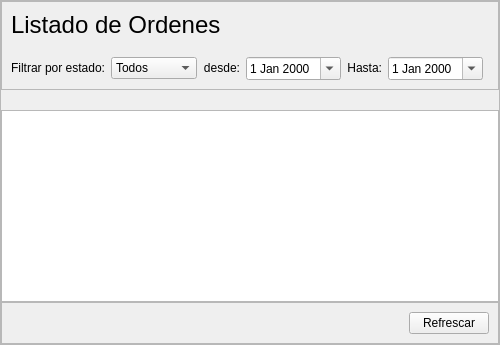
          <widget class="QWidget" name="pageComLis">
           <layout class="QVBoxLayout" name="verticalLayout_51">
            <property name="spacing">
             <number>0</number>
            </property>
            <property name="leftMargin">
             <number>0</number>
            </property>
            <property name="topMargin">
             <number>0</number>
            </property>
            <property name="rightMargin">
             <number>0</number>
            </property>
            <property name="bottomMargin">
             <number>0</number>
            </property>
            <item>
             <widget class="QFrame" name="frame_99">
              <property name="sizePolicy">
               <sizepolicy hsizetype="Preferred" vsizetype="Preferred">
                <horstretch>0</horstretch>
                <verstretch>32</verstretch>
               </sizepolicy>
              </property>
              <property name="frameShape">
               <enum>QFrame::Shape::StyledPanel</enum>
              </property>
              <property name="frameShadow">
               <enum>QFrame::Shadow::Raised</enum>
              </property>
              <layout class="QGridLayout" name="gridLayout_30">
               <property name="leftMargin">
                <number>0</number>
               </property>
               <property name="topMargin">
                <number>0</number>
               </property>
               <property name="rightMargin">
                <number>0</number>
               </property>
               <property name="bottomMargin">
                <number>0</number>
               </property>
               <property name="spacing">
                <number>0</number>
               </property>
               <item row="4" column="0">
                <widget class="QFrame" name="frame_108">
                 <property name="sizePolicy">
                  <sizepolicy hsizetype="Preferred" vsizetype="Preferred">
                   <horstretch>0</horstretch>
                   <verstretch>1</verstretch>
                  </sizepolicy>
                 </property>
                 <property name="frameShape">
                  <enum>QFrame::Shape::StyledPanel</enum>
                 </property>
                 <property name="frameShadow">
                  <enum>QFrame::Shadow::Raised</enum>
                 </property>
                 <layout class="QHBoxLayout" name="horizontalLayout_28">
                  <item>
                   <spacer name="horizontalSpacer_22">
                    <property name="orientation">
                     <enum>Qt::Orientation::Horizontal</enum>
                    </property>
                    <property name="sizeHint" stdset="0">
                     <size>
                      <width>40</width>
                      <height>20</height>
                     </size>
                    </property>
                   </spacer>
                  </item>
                  <item>
                   <widget class="QPushButton" name="refrescarComLisBtn">
                    <property name="toolTip">
                     <string>Recargar tabla</string>
                    </property>
                    <property name="text">
                     <string>Refrescar</string>
                    </property>
                    <property name="shortcut">
                     <string>F5</string>
                    </property>
                   </widget>
                  </item>
                 </layout>
                </widget>
               </item>
               <item row="3" column="0">
                <widget class="QTableView" name="ordenesComLisTable">
                 <property name="sizePolicy">
                  <sizepolicy hsizetype="Expanding" vsizetype="Expanding">
                   <horstretch>0</horstretch>
                   <verstretch>10</verstretch>
                  </sizepolicy>
                 </property>
                 <property name="editTriggers">
                  <set>QAbstractItemView::EditTrigger::NoEditTriggers</set>
                 </property>
                 <property name="alternatingRowColors">
                  <bool>true</bool>
                 </property>
                 <property name="selectionMode">
                  <enum>QAbstractItemView::SelectionMode::SingleSelection</enum>
                 </property>
                 <property name="selectionBehavior">
                  <enum>QAbstractItemView::SelectionBehavior::SelectRows</enum>
                 </property>
                 <property name="sortingEnabled">
                  <bool>true</bool>
                 </property>
                </widget>
               </item>
               <item row="2" column="0">
                <spacer name="horizontalSpacer_21">
                 <property name="orientation">
                  <enum>Qt::Orientation::Horizontal</enum>
                 </property>
                 <property name="sizeHint" stdset="0">
                  <size>
                   <width>40</width>
                   <height>20</height>
                  </size>
                 </property>
                </spacer>
               </item>
               <item row="1" column="0">
                <widget class="QFrame" name="frame_109">
                 <property name="sizePolicy">
                  <sizepolicy hsizetype="Preferred" vsizetype="Preferred">
                   <horstretch>0</horstretch>
                   <verstretch>2</verstretch>
                  </sizepolicy>
                 </property>
                 <property name="frameShape">
                  <enum>QFrame::Shape::StyledPanel</enum>
                 </property>
                 <property name="frameShadow">
                  <enum>QFrame::Shadow::Raised</enum>
                 </property>
                 <layout class="QGridLayout" name="gridLayout_44">
                  <property name="leftMargin">
                   <number>0</number>
                  </property>
                  <property name="topMargin">
                   <number>0</number>
                  </property>
                  <property name="rightMargin">
                   <number>0</number>
                  </property>
                  <property name="bottomMargin">
                   <number>0</number>
                  </property>
                  <property name="spacing">
                   <number>0</number>
                  </property>
                  <item row="0" column="0">
                   <widget class="QFrame" name="frame_163">
                    <property name="sizePolicy">
                     <sizepolicy hsizetype="Preferred" vsizetype="Preferred">
                      <horstretch>0</horstretch>
                      <verstretch>2</verstretch>
                     </sizepolicy>
                    </property>
                    <property name="frameShape">
                     <enum>QFrame::Shape::NoFrame</enum>
                    </property>
                    <property name="frameShadow">
                     <enum>QFrame::Shadow::Raised</enum>
                    </property>
                    <layout class="QVBoxLayout" name="verticalLayout_78">
                     <item>
                      <widget class="QLabel" name="label_75">
                       <property name="sizePolicy">
                        <sizepolicy hsizetype="Preferred" vsizetype="Preferred">
                         <horstretch>0</horstretch>
                         <verstretch>1</verstretch>
                        </sizepolicy>
                       </property>
                       <property name="font">
                        <font>
                         <pointsize>18</pointsize>
                        </font>
                       </property>
                       <property name="text">
                        <string>Listado de Ordenes</string>
                       </property>
                      </widget>
                     </item>
                    </layout>
                   </widget>
                  </item>
                  <item row="1" column="0">
                   <widget class="QFrame" name="frame_162">
                    <property name="sizePolicy">
                     <sizepolicy hsizetype="Preferred" vsizetype="Preferred">
                      <horstretch>0</horstretch>
                      <verstretch>1</verstretch>
                     </sizepolicy>
                    </property>
                    <property name="frameShape">
                     <enum>QFrame::Shape::NoFrame</enum>
                    </property>
                    <property name="frameShadow">
                     <enum>QFrame::Shadow::Raised</enum>
                    </property>
                    <layout class="QHBoxLayout" name="horizontalLayout_35">
                     <item>
                      <widget class="QLabel" name="label_74">
                       <property name="sizePolicy">
                        <sizepolicy hsizetype="Preferred" vsizetype="Preferred">
                         <horstretch>2</horstretch>
                         <verstretch>1</verstretch>
                        </sizepolicy>
                       </property>
                       <property name="text">
                        <string>&lt;html&gt;&lt;head/&gt;&lt;body&gt;&lt;p align=&quot;right&quot;&gt;Filtrar por estado:&lt;/p&gt;&lt;/body&gt;&lt;/html&gt;</string>
                       </property>
                      </widget>
                     </item>
                     <item>
                      <widget class="QComboBox" name="filtroestadoComLisCombo">
                       <property name="sizePolicy">
                        <sizepolicy hsizetype="Preferred" vsizetype="Fixed">
                         <horstretch>1</horstretch>
                         <verstretch>1</verstretch>
                        </sizepolicy>
                       </property>
                       <item>
                        <property name="text">
                         <string>Todos</string>
                        </property>
                       </item>
                       <item>
                        <property name="text">
                         <string>Pendiente</string>
                        </property>
                       </item>
                       <item>
                        <property name="text">
                         <string>Cerrado</string>
                        </property>
                       </item>
                      </widget>
                     </item>
                     <item>
                      <widget class="QLabel" name="label_72">
                       <property name="sizePolicy">
                        <sizepolicy hsizetype="Preferred" vsizetype="Preferred">
                         <horstretch>1</horstretch>
                         <verstretch>1</verstretch>
                        </sizepolicy>
                       </property>
                       <property name="text">
                        <string>&lt;html&gt;&lt;head/&gt;&lt;body&gt;&lt;p align=&quot;right&quot;&gt;desde:&lt;/p&gt;&lt;/body&gt;&lt;/html&gt;</string>
                       </property>
                      </widget>
                     </item>
                     <item>
                      <widget class="QDateEdit" name="fechadesdeComLisDate">
                       <property name="sizePolicy">
                        <sizepolicy hsizetype="Minimum" vsizetype="Fixed">
                         <horstretch>1</horstretch>
                         <verstretch>1</verstretch>
                        </sizepolicy>
                       </property>
                       <property name="calendarPopup">
                        <bool>true</bool>
                       </property>
                      </widget>
                     </item>
                     <item>
                      <widget class="QLabel" name="label_73">
                       <property name="sizePolicy">
                        <sizepolicy hsizetype="Preferred" vsizetype="Preferred">
                         <horstretch>1</horstretch>
                         <verstretch>1</verstretch>
                        </sizepolicy>
                       </property>
                       <property name="text">
                        <string>&lt;html&gt;&lt;head/&gt;&lt;body&gt;&lt;p align=&quot;right&quot;&gt;Hasta:&lt;/p&gt;&lt;/body&gt;&lt;/html&gt;</string>
                       </property>
                      </widget>
                     </item>
                     <item>
                      <widget class="QDateEdit" name="fechahastaComLisDate">
                       <property name="sizePolicy">
                        <sizepolicy hsizetype="Minimum" vsizetype="Fixed">
                         <horstretch>1</horstretch>
                         <verstretch>1</verstretch>
                        </sizepolicy>
                       </property>
                       <property name="calendarPopup">
                        <bool>true</bool>
                       </property>
                      </widget>
                     </item>
                     <item>
                      <widget class="QFrame" name="frame_159">
                       <property name="sizePolicy">
                        <sizepolicy hsizetype="Preferred" vsizetype="Preferred">
                         <horstretch>26</horstretch>
                         <verstretch>1</verstretch>
                        </sizepolicy>
                       </property>
                       <property name="frameShape">
                        <enum>QFrame::Shape::NoFrame</enum>
                       </property>
                       <property name="frameShadow">
                        <enum>QFrame::Shadow::Raised</enum>
                       </property>
                      </widget>
                     </item>
                    </layout>
                   </widget>
                  </item>
                 </layout>
                </widget>
               </item>
              </layout>
             </widget>
            </item>
           </layout>
          </widget>
